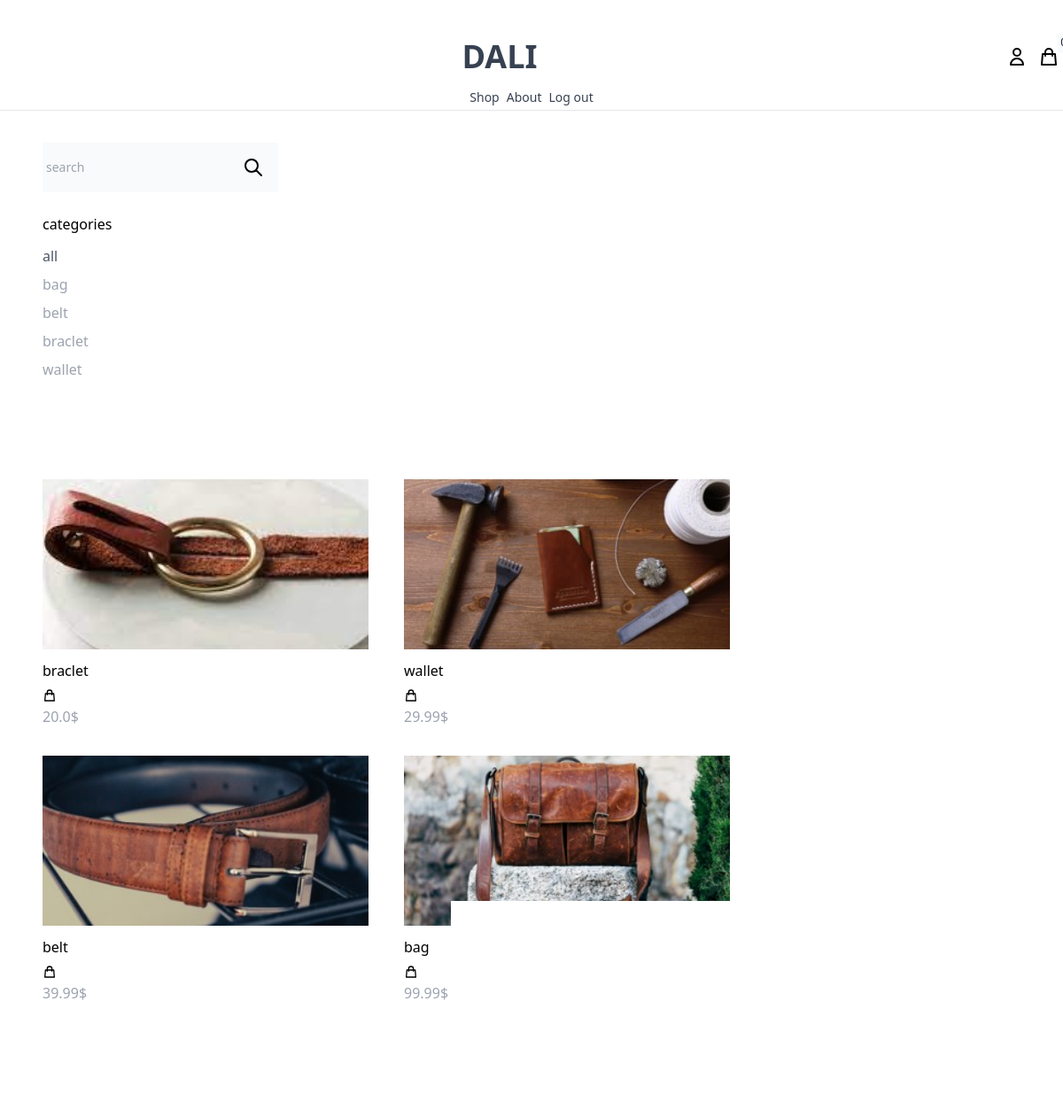
/shop/ (signed in), run on the app's committed database.
### product/models.py (models this page shows, shortened)
class Category(models.Model):
    name = models.CharField(max_length=255)
    slug = models.SlugField()
    class Meta:
        ordering = ('name',)

class Product(models.Model):
    category = models.ForeignKey(Category, related_name='products', on_delete=models.CASCADE) #on delete cascade is used to delete the category if the product is deleted
    name = models.CharField(max_length=255)
    slug = models.SlugField()
    description = models.TextField(blank=True, null=True)                        #description
    price = models.IntegerField()                                                #price in cents
    created_at = models.DateTimeField(auto_now_add=True)                         #when created , automatically createated
    image = models.ImageField(upload_to='uploads/', blank=True, null=True)       #upload_to - img saving folder
    thumbnail = models.ImageField(upload_to='uploads/', blank=True, null=True)   #upload_to - img saving folder
    class Meta:
        ordering = ('-created_at',)                                             #to see creation date
    def get_display_price(self):
        return self.price / 100                                                 # to see price in  $ converted from cents
    def get_thumbnail(self):                                                    #get the thumbnail or check if it exists
        if self.thumbnail:
            return self.thumbnail.url                                           # type: ignore

### core/views.py (the view)
# urls.py: path('shop/', shop, name='shop'),
def  shop(request):
    categories = Category.objects.all() #get all categories
    products = Product.objects.all() #get all products
    active_category = request.GET.get('category', '') #get the category from the url
    if active_category:
        products = products.filter(category__slug=active_category) #filters the products by category
    query = request.GET.get('query', '') #get the query from the url
    if query:
        products = products.filter(Q(name__icontains = query) | Q(description__icontains=query)) #icontains = insensitive  capital case, Q describtion is for similar search
    context = {'categories': categories,
               'products': products,
               'active_category': active_category
               }
    return render(request, 'core/shop.html', context) #render the shop page

### cart/cart.py (called while the page is built)
    def __len__(self):                                                  #get the length of the cart, how many items are in the cart
        return sum(item['quantity'] for item in self.cart.values())     #return the number of items in the cart

### cart/context_processors.py (called while the page is built)
def cart(request):
    cart = Cart(request)
    return {'cart': cart}   #pass the cart to the template

### core/Templates/core/shop.html (shortened to what this page needs)
{% extends "core/base.html"%}
{%block content%}
<div class="max-w-6xl mx-auto flex-wrap item-start py-6 px-6 xl:px-0 ">
  <div class="filters w-full lg:w-1/4">
    <form method="get" action=".">
      <div class="flex text-sm ">
        <input
          name="query"
          type="text"
          class="p-1 bg-gray-50 focus:outline-none "
          placeholder="search"
        />
        <button class="p-4 bg-gray-50 border-0">
          <svg
            xmlns="http://www.w3.org/2000/svg"
            class="h-6 w-6"
            fill="none"
            viewBox="0 0 24 24"
            stroke="currentColor"
            stroke-width="2"
          >
            <path
              stroke-linecap="round"
              stroke-linejoin="round"
              d="M21 21l-6-6m2-5a7 7 0 11-14 0 7 7 0 0114 0z"
            />
          </svg>
        </button>
      </div>
    </form>
    <h3 class="mt-6 mb-3">categories</h3>
    <ul class="space-y-2">
      <li>
        <a
          href="{% url 'shop' %}"
          class="{% if not active_category%}text-gray-600{%else%}text-gray-400 {%endif%}"
          >all</a
        >
      </li>
      {% for category in categories %}
      <li>
        <a
          href="{% url 'shop' %}?category={{category.slug}}"
          class="{% if category.slug == active_category%}text-gray-600{%else%}text-gray-400 {%endif%}"
          >{{category.name}}</a
        >
      </li>
      {% endfor %}
    </ul>
  </div>
  <div class="products w-full lg:w-4/4 -mt-4 flex items-baseline flex-wrap mt-20 ">
    {% for product in products %}
    {%include "product/partials/product_list_item.html"%}
    {% endfor %}
  </div>
</div>
{%endblock%}

### product/templates/product/partials/product_list_item.html
<div class="w-full md:w-1/3 xl:w-1/4 mt-8 mr-10">
  <a href="{% url 'product' product.slug %}" class="">
    <img
      class="h-48 w-full object-cover   "
      src="{{product.get_thumbnail}}"
      alt=""
    />
  </a>
  <div class="pt-3 justify-between items-center">
    <a href="{% url 'product' product.slug %}">{{product.name}}</a>
    <a
      href="#"
      hx-get="{% url 'add_to_cart' product.id %}"
      hx-target="#menu-cart-button"
      hx-swap="outerHTML"
      class="text-black-2000 hover:text-gray-400"
    >
      <svg
        xmlns="http://www.w3.org/2000/svg"
        class="h-4 w-4 mt-2"
        fill="none"
        viewBox="0 0 24 24"
        stroke="currentColor"
      >
        <path
          stroke-linecap="round"
          stroke-linejoin="round"
          stroke-width="2"
          d="M16 11V7a4 4 0 00-8 0v4M5 9h14l1 12H4L5 9z"
        />
      </svg>
    </a>
  </div>
  <p class="pt-1 text-gray-400">{{product.get_display_price }}$</p>
</div>

### data on the page
Category: name "bag"
Category: name "belt"
Category: name "braclet"
Category: name "wallet"
Product: get_thumbnail (picture), name "braclet", get_display_price "20.0"
Product: get_thumbnail (picture), name "wallet", get_display_price "29.99"
Product: get_thumbnail (picture), name "belt", get_display_price "39.99"
Product: get_thumbnail (picture), name "bag", get_display_price "99.99"
